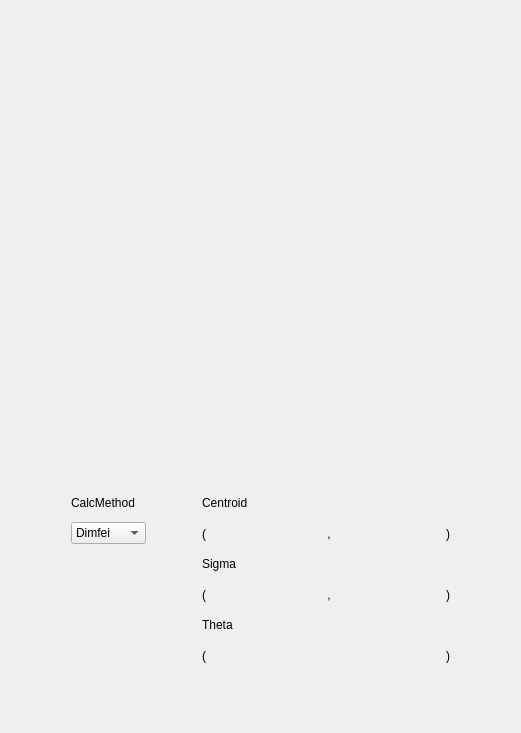
     <widget class="QWidget" name="Scrn3">
      <attribute name="title">
       <string> Scrn 3  </string>
      </attribute>
      <layout class="QVBoxLayout" name="verticalLayout_10">
       <item>
        <spacer name="verticalSpacer_14">
         <property name="orientation">
          <enum>Qt::Vertical</enum>
         </property>
         <property name="sizeHint" stdset="0">
          <size>
           <width>20</width>
           <height>40</height>
          </size>
         </property>
        </spacer>
       </item>
       <item>
        <widget class="QWidget" name="widget_Scrn3" native="true">
         <property name="minimumSize">
          <size>
           <width>0</width>
           <height>0</height>
          </size>
         </property>
         <layout class="QVBoxLayout" name="verticalLayout_9">
          <property name="leftMargin">
           <number>0</number>
          </property>
          <property name="topMargin">
           <number>0</number>
          </property>
          <property name="rightMargin">
           <number>0</number>
          </property>
          <property name="bottomMargin">
           <number>0</number>
          </property>
          <item>
           <widget class="PyDMImageView" name="PyDMImageView_Scrn3">
            <property name="minimumSize">
             <size>
              <width>499</width>
              <height>390</height>
             </size>
            </property>
            <property name="maximumSize">
             <size>
              <width>499</width>
              <height>390</height>
             </size>
            </property>
            <property name="toolTip">
             <string/>
            </property>
            <property name="whatsThis">
             <string/>
            </property>
            <property name="imageChannel" stdset="0">
             <string>ca://TS-04:DI-Scrn-2:&amp;&amp;dataarray$$</string>
            </property>
            <property name="widthChannel" stdset="0">
             <string>ca://TS-04:DI-Scrn-2:$$width$$</string>
            </property>
           </widget>
          </item>
          <item>
           <spacer name="verticalSpacer_15">
            <property name="orientation">
             <enum>Qt::Vertical</enum>
            </property>
            <property name="sizeHint" stdset="0">
             <size>
              <width>20</width>
              <height>40</height>
             </size>
            </property>
           </spacer>
          </item>
          <item>
           <widget class="QWidget" name="widget_Calculations_Scrn3" native="true">
            <layout class="QGridLayout" name="gridLayout_72">
             <item row="1" column="3" colspan="6">
              <widget class="QLabel" name="label_Centroid_Scrn3">
               <property name="text">
                <string>Centroid</string>
               </property>
              </widget>
             </item>
             <item row="2" column="1">
              <widget class="PyDMEnumComboBox" name="PyDMEnumComboBox_CalcMethod_Scrn3">
               <property name="enabled">
                <bool>true</bool>
               </property>
               <property name="sizePolicy">
                <sizepolicy hsizetype="Preferred" vsizetype="Maximum">
                 <horstretch>0</horstretch>
                 <verstretch>0</verstretch>
                </sizepolicy>
               </property>
               <property name="toolTip">
                <string/>
               </property>
               <property name="whatsThis">
                <string/>
               </property>
               <item>
                <property name="text">
                 <string>Dimfei</string>
                </property>
               </item>
               <item>
                <property name="text">
                 <string>NDStats</string>
                </property>
               </item>
              </widget>
             </item>
             <item row="2" column="7">
              <widget class="QFrame" name="frame_CentroidY_Scrn3">
               <property name="minimumSize">
                <size>
                 <width>100</width>
                 <height>35</height>
                </size>
               </property>
               <property name="frameShape">
                <enum>QFrame::NoFrame</enum>
               </property>
               <property name="frameShadow">
                <enum>QFrame::Raised</enum>
               </property>
               <widget class="PyDMLabel" name="PyDMLabel_CenterYDimfei_Scrn3">
                <property name="geometry">
                 <rect>
                  <x>10</x>
                  <y>10</y>
                  <width>80</width>
                  <height>18</height>
                 </rect>
                </property>
                <property name="toolTip">
                 <string/>
                </property>
                <property name="whatsThis">
                 <string/>
                </property>
               </widget>
               <widget class="PyDMLabel" name="PyDMLabel_CenterYNDStats_Scrn3">
                <property name="geometry">
                 <rect>
                  <x>10</x>
                  <y>10</y>
                  <width>80</width>
                  <height>18</height>
                 </rect>
                </property>
                <property name="toolTip">
                 <string/>
                </property>
                <property name="whatsThis">
                 <string/>
                </property>
               </widget>
              </widget>
             </item>
             <item row="6" column="8">
              <widget class="QLabel" name="label_1_43">
               <property name="styleSheet">
                <string notr="true">font: 14pt &quot;Ubuntu&quot;;</string>
               </property>
               <property name="text">
                <string>)</string>
               </property>
              </widget>
             </item>
             <item row="2" column="6">
              <widget class="QLabel" name="label_1_44">
               <property name="styleSheet">
                <string notr="true">font: 14pt &quot;Ubuntu&quot;;</string>
               </property>
               <property name="text">
                <string> , </string>
               </property>
              </widget>
             </item>
             <item row="4" column="8">
              <widget class="QLabel" name="label_1_45">
               <property name="styleSheet">
                <string notr="true">font: 14pt &quot;Ubuntu&quot;;</string>
               </property>
               <property name="text">
                <string>)</string>
               </property>
              </widget>
             </item>
             <item row="4" column="3">
              <widget class="QLabel" name="label_1_46">
               <property name="styleSheet">
                <string notr="true">font: 14pt &quot;Ubuntu&quot;;</string>
               </property>
               <property name="text">
                <string>(</string>
               </property>
              </widget>
             </item>
             <item row="2" column="4">
              <widget class="QFrame" name="frame_CentroidX_Scrn3">
               <property name="minimumSize">
                <size>
                 <width>100</width>
                 <height>35</height>
                </size>
               </property>
               <property name="frameShape">
                <enum>QFrame::NoFrame</enum>
               </property>
               <property name="frameShadow">
                <enum>QFrame::Raised</enum>
               </property>
               <widget class="PyDMLabel" name="PyDMLabel_CenterXNDStats_Scrn3">
                <property name="geometry">
                 <rect>
                  <x>10</x>
                  <y>10</y>
                  <width>80</width>
                  <height>18</height>
                 </rect>
                </property>
                <property name="toolTip">
                 <string/>
                </property>
                <property name="whatsThis">
                 <string/>
                </property>
               </widget>
               <widget class="PyDMLabel" name="PyDMLabel_CenterXDimfei_Scrn3">
                <property name="geometry">
                 <rect>
                  <x>10</x>
                  <y>10</y>
                  <width>80</width>
                  <height>18</height>
                 </rect>
                </property>
                <property name="toolTip">
                 <string/>
                </property>
                <property name="whatsThis">
                 <string/>
                </property>
               </widget>
              </widget>
             </item>
             <item row="5" column="3" colspan="6">
              <widget class="QLabel" name="label_Theta_Scrn3">
               <property name="text">
                <string>Theta</string>
               </property>
              </widget>
             </item>
             <item row="4" column="7">
              <widget class="QFrame" name="frame_SigmaY_Scrn3">
               <property name="minimumSize">
                <size>
                 <width>100</width>
                 <height>35</height>
                </size>
               </property>
               <property name="frameShape">
                <enum>QFrame::NoFrame</enum>
               </property>
               <property name="frameShadow">
                <enum>QFrame::Raised</enum>
               </property>
               <widget class="PyDMLabel" name="PyDMLabel_SigmaYNDStats_Scrn3">
                <property name="geometry">
                 <rect>
                  <x>10</x>
                  <y>10</y>
                  <width>80</width>
                  <height>18</height>
                 </rect>
                </property>
                <property name="toolTip">
                 <string/>
                </property>
                <property name="whatsThis">
                 <string/>
                </property>
               </widget>
               <widget class="PyDMLabel" name="PyDMLabel_SigmaYDimfei_Scrn3">
                <property name="geometry">
                 <rect>
                  <x>10</x>
                  <y>10</y>
                  <width>80</width>
                  <height>18</height>
                 </rect>
                </property>
                <property name="toolTip">
                 <string/>
                </property>
                <property name="whatsThis">
                 <string/>
                </property>
               </widget>
              </widget>
             </item>
             <item row="6" column="4" colspan="4">
              <widget class="QFrame" name="frame_Orientation_Scrn3">
               <property name="minimumSize">
                <size>
                 <width>100</width>
                 <height>35</height>
                </size>
               </property>
               <property name="frameShape">
                <enum>QFrame::NoFrame</enum>
               </property>
               <property name="frameShadow">
                <enum>QFrame::Raised</enum>
               </property>
               <widget class="PyDMLabel" name="PyDMLabel_ThetaNDStats_Scrn3">
                <property name="geometry">
                 <rect>
                  <x>80</x>
                  <y>10</y>
                  <width>80</width>
                  <height>18</height>
                 </rect>
                </property>
                <property name="toolTip">
                 <string/>
                </property>
                <property name="whatsThis">
                 <string/>
                </property>
                <property name="alignment">
                 <set>Qt::AlignCenter</set>
                </property>
               </widget>
               <widget class="PyDMLabel" name="PyDMLabel_ThetaDimfei_Scrn3">
                <property name="geometry">
                 <rect>
                  <x>80</x>
                  <y>10</y>
                  <width>80</width>
                  <height>18</height>
                 </rect>
                </property>
                <property name="toolTip">
                 <string/>
                </property>
                <property name="whatsThis">
                 <string/>
                </property>
                <property name="alignment">
                 <set>Qt::AlignCenter</set>
                </property>
               </widget>
              </widget>
             </item>
             <item row="6" column="3">
              <widget class="QLabel" name="label_1_47">
               <property name="styleSheet">
                <string notr="true">font: 14pt &quot;Ubuntu&quot;;</string>
               </property>
               <property name="text">
                <string>(</string>
               </property>
              </widget>
             </item>
             <item row="3" column="3" colspan="6">
              <widget class="QLabel" name="label_Sigma_Scrn3">
               <property name="text">
                <string>Sigma</string>
               </property>
              </widget>
             </item>
             <item row="2" column="3">
              <widget class="QLabel" name="label_1_48">
               <property name="styleSheet">
                <string notr="true">font: 14pt &quot;Ubuntu&quot;;</string>
               </property>
               <property name="text">
                <string>(</string>
               </property>
              </widget>
             </item>
             <item row="2" column="8">
              <widget class="QLabel" name="label_1_49">
               <property name="styleSheet">
                <string notr="true">font: 14pt &quot;Ubuntu&quot;;</string>
               </property>
               <property name="text">
                <string>)</string>
               </property>
              </widget>
             </item>
             <item row="4" column="4">
              <widget class="QFrame" name="frame_SigmaX_Scrn3">
               <property name="minimumSize">
                <size>
                 <width>100</width>
                 <height>35</height>
                </size>
               </property>
               <property name="frameShape">
                <enum>QFrame::NoFrame</enum>
               </property>
               <property name="frameShadow">
                <enum>QFrame::Raised</enum>
               </property>
               <widget class="PyDMLabel" name="PyDMLabel_SigmaXNDStats_Scrn3">
                <property name="geometry">
                 <rect>
                  <x>10</x>
                  <y>10</y>
                  <width>80</width>
                  <height>18</height>
                 </rect>
                </property>
                <property name="toolTip">
                 <string/>
                </property>
                <property name="whatsThis">
                 <string/>
                </property>
               </widget>
               <widget class="PyDMLabel" name="PyDMLabel_SigmaXDimfei_Scrn3">
                <property name="geometry">
                 <rect>
                  <x>10</x>
                  <y>10</y>
                  <width>80</width>
                  <height>18</height>
                 </rect>
                </property>
                <property name="toolTip">
                 <string/>
                </property>
                <property name="whatsThis">
                 <string/>
                </property>
               </widget>
              </widget>
             </item>
             <item row="4" column="6">
              <widget class="QLabel" name="label_1_50">
               <property name="styleSheet">
                <string notr="true">font: 14pt &quot;Ubuntu&quot;;</string>
               </property>
               <property name="text">
                <string> , </string>
               </property>
              </widget>
             </item>
             <item row="2" column="0">
              <spacer name="horizontalSpacer_17">
               <property name="orientation">
                <enum>Qt::Horizontal</enum>
               </property>
               <property name="sizeHint" stdset="0">
                <size>
                 <width>40</width>
                 <height>20</height>
                </size>
               </property>
              </spacer>
             </item>
             <item row="2" column="2">
              <spacer name="horizontalSpacer_16">
               <property name="orientation">
                <enum>Qt::Horizontal</enum>
               </property>
               <property name="sizeHint" stdset="0">
                <size>
                 <width>40</width>
                 <height>20</height>
                </size>
               </property>
              </spacer>
             </item>
             <item row="1" column="1">
              <widget class="QLabel" name="label_CalcMethod_Scrn3">
               <property name="text">
                <string>CalcMethod</string>
               </property>
              </widget>
             </item>
             <item row="2" column="9">
              <spacer name="horizontalSpacer_18">
               <property name="orientation">
                <enum>Qt::Horizontal</enum>
               </property>
               <property name="sizeHint" stdset="0">
                <size>
                 <width>40</width>
                 <height>20</height>
                </size>
               </property>
              </spacer>
             </item>
            </layout>
           </widget>
          </item>
         </layout>
        </widget>
       </item>
       <item>
        <spacer name="verticalSpacer_16">
         <property name="orientation">
          <enum>Qt::Vertical</enum>
         </property>
         <property name="sizeHint" stdset="0">
          <size>
           <width>20</width>
           <height>40</height>
          </size>
         </property>
        </spacer>
       </item>
      </layout>
     </widget>
